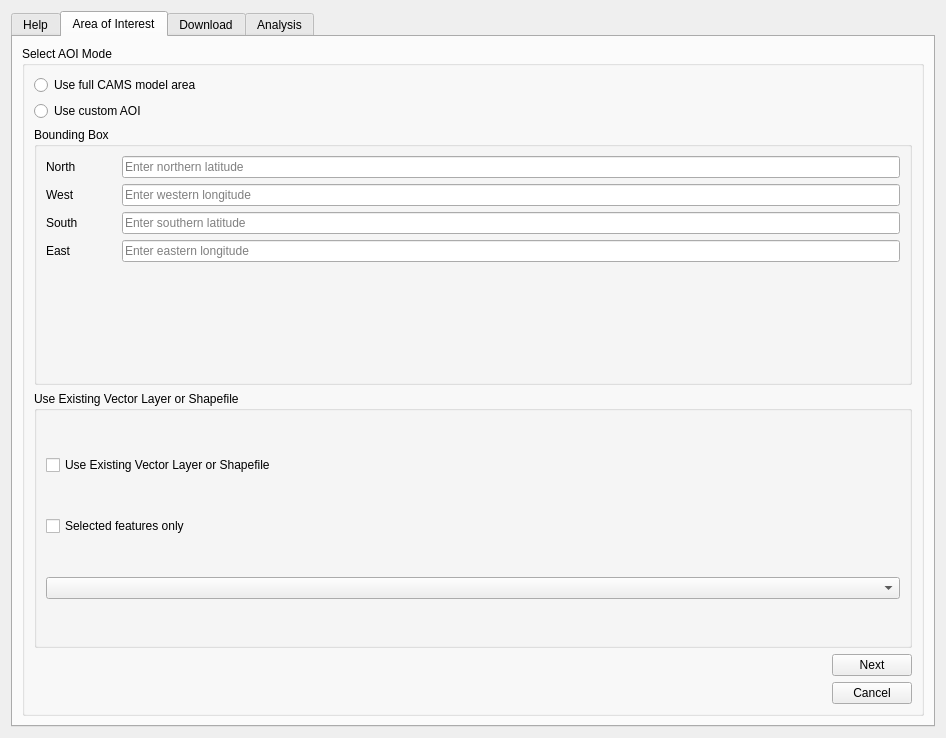
<?xml version="1.0" encoding="UTF-8"?>
<ui version="4.0">
 <class>CAMSDataManagerDialogBase</class>
 <widget class="QDialog" name="CAMSDataManagerDialogBase">
  <property name="geometry">
   <rect>
    <x>0</x>
    <y>0</y>
    <width>946</width>
    <height>738</height>
   </rect>
  </property>
  <property name="windowTitle">
   <string>CAMS Europe AQ Data Manager</string>
  </property>
  <layout class="QVBoxLayout" name="verticalLayout">
   <item>
    <widget class="QTabWidget" name="mainTabWidget">
     <property name="currentIndex">
      <number>1</number>
     </property>
     <widget class="QWidget" name="tabHelp">
      <attribute name="title">
       <string>Help</string>
      </attribute>
      <layout class="QGridLayout" name="gridLayout_4">
       <item row="0" column="0" colspan="3">
        <widget class="QTextEdit" name="textHelp">
         <property name="readOnly">
          <bool>true</bool>
         </property>
         <property name="html">
          <string>&lt;!DOCTYPE HTML PUBLIC &quot;-//W3C//DTD HTML 4.0//EN&quot; &quot;http://www.w3.org/TR/REC-html40/strict.dtd&quot;&gt;
&lt;html&gt;&lt;head&gt;&lt;meta name=&quot;qrichtext&quot; content=&quot;1&quot; /&gt;&lt;style type=&quot;text/css&quot;&gt;
p, li { white-space: pre-wrap; }
&lt;/style&gt;&lt;/head&gt;&lt;body style=&quot; font-family:'SimSun'; font-size:9pt; font-weight:400; font-style:normal;&quot;&gt;
&lt;p style=&quot; margin-top:0px; margin-bottom:0px; margin-left:0px; margin-right:0px; -qt-block-indent:0; text-indent:0px;&quot;&gt;&lt;span style=&quot; font-size:11pt;&quot;&gt;Welcome to the CAMS Europe AQ Data Manager Plugin!&lt;/span&gt;&lt;/p&gt;
&lt;p style=&quot; margin-top:0px; margin-bottom:0px; margin-left:0px; margin-right:0px; -qt-block-indent:0; text-indent:0px;&quot;&gt;&lt;span style=&quot; font-size:11pt;&quot;&gt;This plugin allows you to connect to the Copernicus Atmosphere Monitoring Service (CAMS) and download atmospheric data for use in QGIS.&lt;/span&gt;&lt;/p&gt;
&lt;p style=&quot;-qt-paragraph-type:empty; margin-top:0px; margin-bottom:0px; margin-left:0px; margin-right:0px; -qt-block-indent:0; text-indent:0px; font-size:11pt;&quot;&gt;&lt;br /&gt;&lt;/p&gt;
&lt;p style=&quot; margin-top:0px; margin-bottom:0px; margin-left:0px; margin-right:0px; -qt-block-indent:0; text-indent:0px;&quot;&gt;&lt;span style=&quot; font-size:11pt;&quot;&gt;1.Requirements:&lt;/span&gt;&lt;/p&gt;
&lt;p style=&quot; margin-top:0px; margin-bottom:0px; margin-left:0px; margin-right:0px; -qt-block-indent:0; text-indent:0px;&quot;&gt;&lt;span style=&quot; font-size:11pt;&quot;&gt;- QGIS installed&lt;/span&gt;&lt;/p&gt;
&lt;p style=&quot; margin-top:0px; margin-bottom:0px; margin-left:0px; margin-right:0px; -qt-block-indent:0; text-indent:0px;&quot;&gt;&lt;span style=&quot; font-size:11pt;&quot;&gt;- Python environment accessible to QGIS&lt;/span&gt;&lt;/p&gt;
&lt;p style=&quot; margin-top:0px; margin-bottom:0px; margin-left:0px; margin-right:0px; -qt-block-indent:0; text-indent:0px;&quot;&gt;&lt;span style=&quot; font-size:11pt;&quot;&gt;- Required packages:&lt;/span&gt;&lt;/p&gt;
&lt;p style=&quot; margin-top:0px; margin-bottom:0px; margin-left:0px; margin-right:0px; -qt-block-indent:0; text-indent:0px;&quot;&gt;&lt;span style=&quot; font-size:11pt;&quot;&gt;    pip install cdsapi pyproj rioxarray geopandas netCDF4 h5netcdf cftime h5py dask&lt;/span&gt;&lt;/p&gt;
&lt;p style=&quot;-qt-paragraph-type:empty; margin-top:0px; margin-bottom:0px; margin-left:0px; margin-right:0px; -qt-block-indent:0; text-indent:0px; font-size:11pt;&quot;&gt;&lt;br /&gt;&lt;/p&gt;
&lt;p style=&quot; margin-top:0px; margin-bottom:0px; margin-left:0px; margin-right:0px; -qt-block-indent:0; text-indent:0px;&quot;&gt;&lt;span style=&quot; font-size:11pt;&quot;&gt;2.How to Get Your API Key:&lt;/span&gt;&lt;/p&gt;
&lt;p style=&quot; margin-top:0px; margin-bottom:0px; margin-left:0px; margin-right:0px; -qt-block-indent:0; text-indent:0px;&quot;&gt;&lt;span style=&quot; font-size:11pt;&quot;&gt;To connect to the CAMS API, you need to get your personal access token.&lt;/span&gt;&lt;/p&gt;
&lt;p style=&quot; margin-top:0px; margin-bottom:0px; margin-left:0px; margin-right:0px; -qt-block-indent:0; text-indent:0px;&quot;&gt;&lt;span style=&quot; font-size:11pt;&quot;&gt;Follow these steps:&lt;/span&gt;&lt;/p&gt;
&lt;p style=&quot; margin-top:0px; margin-bottom:0px; margin-left:0px; margin-right:0px; -qt-block-indent:0; text-indent:0px;&quot;&gt;&lt;span style=&quot; font-size:11pt;&quot;&gt;1. Visit https://ads.atmosphere.copernicus.eu/&lt;/span&gt;&lt;/p&gt;
&lt;p style=&quot; margin-top:0px; margin-bottom:0px; margin-left:0px; margin-right:0px; -qt-block-indent:0; text-indent:0px;&quot;&gt;&lt;span style=&quot; font-size:11pt;&quot;&gt;2. Register or log in&lt;/span&gt;&lt;/p&gt;
&lt;p style=&quot; margin-top:0px; margin-bottom:0px; margin-left:0px; margin-right:0px; -qt-block-indent:0; text-indent:0px;&quot;&gt;&lt;span style=&quot; font-size:11pt;&quot;&gt;3. Click your username (top right corner), then click the “API” tab&lt;/span&gt;&lt;/p&gt;
&lt;p style=&quot; margin-top:0px; margin-bottom:0px; margin-left:0px; margin-right:0px; -qt-block-indent:0; text-indent:0px;&quot;&gt;&lt;span style=&quot; font-size:11pt;&quot;&gt;4. Click “Refresh API Token”&lt;/span&gt;&lt;/p&gt;
&lt;p style=&quot; margin-top:0px; margin-bottom:0px; margin-left:0px; margin-right:0px; -qt-block-indent:0; text-indent:0px;&quot;&gt;&lt;span style=&quot; font-size:11pt;&quot;&gt;5. Copy the newly generated token in this format:(for example:&lt;/span&gt;&lt;span style=&quot; font-size:11pt; font-weight:600;&quot;&gt;fb035dd1-804d-4b80-8cd0-61d31084ce2b&lt;/span&gt;&lt;span style=&quot; font-size:11pt;&quot;&gt;)&lt;/span&gt;&lt;/p&gt;
&lt;p style=&quot; margin-top:0px; margin-bottom:0px; margin-left:0px; margin-right:0px; -qt-block-indent:0; text-indent:0px;&quot;&gt;&lt;span style=&quot; font-size:11pt;&quot;&gt;6. Paste it into the plugin field and click “Save”&lt;/span&gt;&lt;/p&gt;
&lt;p style=&quot; margin-top:0px; margin-bottom:0px; margin-left:0px; margin-right:0px; -qt-block-indent:0; text-indent:0px;&quot;&gt;&lt;span style=&quot; font-size:11pt;&quot;&gt;⚠️ Important: Make sure to click “Refresh” before copying the token. Otherwise, it may be invalid.&lt;/span&gt;&lt;/p&gt;
&lt;p style=&quot;-qt-paragraph-type:empty; margin-top:0px; margin-bottom:0px; margin-left:0px; margin-right:0px; -qt-block-indent:0; text-indent:0px; font-size:11pt;&quot;&gt;&lt;br /&gt;&lt;/p&gt;
&lt;p style=&quot; margin-top:0px; margin-bottom:0px; margin-left:0px; margin-right:0px; -qt-block-indent:0; text-indent:0px;&quot;&gt;&lt;span style=&quot; font-size:11pt;&quot;&gt;3.Using the Plugin: &lt;/span&gt;&lt;/p&gt;
&lt;p style=&quot; margin-top:0px; margin-bottom:0px; margin-left:0px; margin-right:0px; -qt-block-indent:0; text-indent:0px;&quot;&gt;&lt;span style=&quot; font-size:11pt;&quot;&gt;- Step 1: Select your AOI (Area of Interest)&lt;/span&gt;&lt;/p&gt;
&lt;p style=&quot; margin-top:0px; margin-bottom:0px; margin-left:0px; margin-right:0px; -qt-block-indent:0; text-indent:0px;&quot;&gt;&lt;span style=&quot; font-size:11pt;&quot;&gt;- Step 2: Choose parameters (Variable, Model, Type, Level)&lt;/span&gt;&lt;/p&gt;
&lt;p style=&quot; margin-top:0px; margin-bottom:0px; margin-left:0px; margin-right:0px; -qt-block-indent:0; text-indent:0px;&quot;&gt;&lt;span style=&quot; font-size:11pt;&quot;&gt;- Step 3: Select date and output format&lt;/span&gt;&lt;/p&gt;
&lt;p style=&quot; margin-top:0px; margin-bottom:0px; margin-left:0px; margin-right:0px; -qt-block-indent:0; text-indent:0px;&quot;&gt;&lt;span style=&quot; font-size:11pt;&quot;&gt;- Step 4: Accept CAMS terms and conditions&lt;/span&gt;&lt;/p&gt;
&lt;p style=&quot; margin-top:0px; margin-bottom:0px; margin-left:0px; margin-right:0px; -qt-block-indent:0; text-indent:0px;&quot;&gt;&lt;span style=&quot; font-size:11pt;&quot;&gt;- Step 5: Click [Download]&lt;/span&gt;&lt;/p&gt;
&lt;p style=&quot; margin-top:0px; margin-bottom:0px; margin-left:0px; margin-right:0px; -qt-block-indent:0; text-indent:0px;&quot;&gt;&lt;span style=&quot; font-size:11pt;&quot;&gt;⚠️ Note: For now, only one month of data can be downloaded per click.&lt;/span&gt;&lt;/p&gt;
&lt;p style=&quot; margin-top:0px; margin-bottom:0px; margin-left:0px; margin-right:0px; -qt-block-indent:0; text-indent:0px;&quot;&gt;&lt;span style=&quot; font-size:11pt;&quot;&gt;To get multiple months, you can:&lt;/span&gt;&lt;/p&gt;
&lt;p style=&quot; margin-top:0px; margin-bottom:0px; margin-left:0px; margin-right:0px; -qt-block-indent:0; text-indent:0px;&quot;&gt;&lt;span style=&quot; font-size:11pt;&quot;&gt;- Click [Download] again after each download finishes, or&lt;/span&gt;&lt;/p&gt;
&lt;p style=&quot; margin-top:0px; margin-bottom:0px; margin-left:0px; margin-right:0px; -qt-block-indent:0; text-indent:0px;&quot;&gt;&lt;span style=&quot; font-size:11pt;&quot;&gt;- Use the CAMS ADS website: https://ads.atmosphere.copernicus.eu/datasets/cams-europe-air-quality-reanalyses?tab=download&lt;/span&gt;&lt;/p&gt;
&lt;p style=&quot;-qt-paragraph-type:empty; margin-top:0px; margin-bottom:0px; margin-left:0px; margin-right:0px; -qt-block-indent:0; text-indent:0px; font-size:11pt;&quot;&gt;&lt;br /&gt;&lt;/p&gt;
&lt;p style=&quot; margin-top:0px; margin-bottom:0px; margin-left:0px; margin-right:0px; -qt-block-indent:0; text-indent:0px;&quot;&gt;&lt;span style=&quot; font-size:11pt;&quot;&gt;4.Logs: Logs are saved in your home directory as: cams_plugin.log&lt;/span&gt;&lt;/p&gt;
&lt;p style=&quot;-qt-paragraph-type:empty; margin-top:0px; margin-bottom:0px; margin-left:0px; margin-right:0px; -qt-block-indent:0; text-indent:0px; font-size:11pt;&quot;&gt;&lt;br /&gt;&lt;/p&gt;
&lt;p style=&quot; margin-top:0px; margin-bottom:0px; margin-left:0px; margin-right:0px; -qt-block-indent:0; text-indent:0px;&quot;&gt;&lt;span style=&quot; font-size:11pt;&quot;&gt;If you need help, Please contact: zhanbin.wu@mail.polimi.it&lt;/span&gt;&lt;/p&gt;
&lt;p style=&quot;-qt-paragraph-type:empty; margin-top:0px; margin-bottom:0px; margin-left:0px; margin-right:0px; -qt-block-indent:0; text-indent:0px; font-size:11pt;&quot;&gt;&lt;br /&gt;&lt;/p&gt;&lt;/body&gt;&lt;/html&gt;</string>
         </property>
        </widget>
       </item>
       <item row="1" column="0">
        <widget class="QLabel" name="label_enter_key">
         <property name="text">
          <string>Please enter your KEY: </string>
         </property>
        </widget>
       </item>
       <item row="1" column="1">
        <widget class="QLineEdit" name="lineEdit_api_key"/>
       </item>
       <item row="1" column="2">
        <widget class="QPushButton" name="pushButton_save_key">
         <property name="text">
          <string>Save</string>
         </property>
        </widget>
       </item>
      </layout>
     </widget>
     <widget class="QWidget" name="tabAreaOfInterest">
      <attribute name="title">
       <string>Area of Interest</string>
      </attribute>
      <layout class="QVBoxLayout" name="verticalLayout_3">
       <item>
        <layout class="QVBoxLayout" name="verticalLayout_2">
         <item>
          <widget class="QGroupBox" name="groupAOIMode">
           <property name="title">
            <string>Select AOI Mode</string>
           </property>
           <layout class="QVBoxLayout" name="verticalLayout_5">
            <item>
             <widget class="QRadioButton" name="radioFullArea">
              <property name="text">
               <string>Use full CAMS model area</string>
              </property>
             </widget>
            </item>
            <item>
             <widget class="QRadioButton" name="radioCustomAOI">
              <property name="text">
               <string>Use custom AOI</string>
              </property>
             </widget>
            </item>
            <item>
             <widget class="QGroupBox" name="groupBoundingBox">
              <property name="title">
               <string>Bounding Box</string>
              </property>
              <layout class="QFormLayout" name="formLayout">
               <item row="0" column="0">
                <widget class="QLabel" name="labelNorth">
                 <property name="text">
                  <string>North            </string>
                 </property>
                </widget>
               </item>
               <item row="0" column="1">
                <widget class="QLineEdit" name="lineNorth">
                 <property name="text">
                  <string/>
                 </property>
                 <property name="placeholderText">
                  <string>Enter northern latitude</string>
                 </property>
                </widget>
               </item>
               <item row="1" column="0">
                <widget class="QLabel" name="labelWest">
                 <property name="text">
                  <string>West   </string>
                 </property>
                </widget>
               </item>
               <item row="1" column="1">
                <widget class="QLineEdit" name="lineWest">
                 <property name="placeholderText">
                  <string>Enter western longitude</string>
                 </property>
                </widget>
               </item>
               <item row="2" column="0">
                <widget class="QLabel" name="labelSouth">
                 <property name="text">
                  <string>South   </string>
                 </property>
                </widget>
               </item>
               <item row="2" column="1">
                <widget class="QLineEdit" name="lineSouth">
                 <property name="placeholderText">
                  <string>Enter southern latitude</string>
                 </property>
                </widget>
               </item>
               <item row="3" column="0">
                <widget class="QLabel" name="labelEast">
                 <property name="text">
                  <string>East   </string>
                 </property>
                </widget>
               </item>
               <item row="3" column="1">
                <widget class="QLineEdit" name="lineEast">
                 <property name="placeholderText">
                  <string>Enter eastern longitude</string>
                 </property>
                </widget>
               </item>
              </layout>
             </widget>
            </item>
            <item>
             <widget class="QGroupBox" name="groupShapeFile">
              <property name="title">
               <string>Use Existing Vector Layer or Shapefile</string>
              </property>
              <layout class="QVBoxLayout" name="verticalLayout_4">
               <item>
                <widget class="QCheckBox" name="checkUseShapefile">
                 <property name="text">
                  <string>Use Existing Vector Layer or Shapefile</string>
                 </property>
                </widget>
               </item>
               <item>
                <widget class="QCheckBox" name="checkBoxSelectedOnly">
                 <property name="text">
                  <string>Selected features only</string>
                 </property>
                </widget>
               </item>
               <item>
                <widget class="QComboBox" name="comboShapeFile"/>
               </item>
              </layout>
             </widget>
            </item>
            <item alignment="Qt::AlignRight">
             <widget class="QPushButton" name="btnNext">
              <property name="text">
               <string>Next</string>
              </property>
             </widget>
            </item>
            <item alignment="Qt::AlignRight">
             <widget class="QPushButton" name="btnCancel">
              <property name="text">
               <string>Cancel</string>
              </property>
             </widget>
            </item>
           </layout>
          </widget>
         </item>
        </layout>
       </item>
      </layout>
     </widget>
     <widget class="QWidget" name="tabDownloadOptions">
      <attribute name="title">
       <string>Download</string>
      </attribute>
      <layout class="QVBoxLayout" name="verticalLayout_6">
       <item>
        <widget class="QGroupBox" name="groupParamSettings">
         <property name="title">
          <string>Download Parameters</string>
         </property>
         <layout class="QFormLayout" name="formLayout_2">
          <item row="0" column="0">
           <widget class="QLabel" name="labelVariable">
            <property name="text">
             <string>Variable          </string>
            </property>
           </widget>
          </item>
          <item row="0" column="1">
           <widget class="QComboBox" name="comboVariable"/>
          </item>
          <item row="1" column="0">
           <widget class="QLabel" name="labelModel">
            <property name="text">
             <string>Model</string>
            </property>
           </widget>
          </item>
          <item row="1" column="1">
           <widget class="QComboBox" name="comboModel"/>
          </item>
          <item row="2" column="0">
           <widget class="QLabel" name="labelLevel">
            <property name="text">
             <string>Level</string>
            </property>
           </widget>
          </item>
          <item row="2" column="1">
           <widget class="QComboBox" name="comboLevel"/>
          </item>
          <item row="3" column="0">
           <widget class="QLabel" name="labelType">
            <property name="text">
             <string>Type</string>
            </property>
           </widget>
          </item>
          <item row="3" column="1">
           <widget class="QComboBox" name="comboType"/>
          </item>
         </layout>
        </widget>
       </item>
       <item>
        <widget class="QGroupBox" name="groupTimeSelection">
         <property name="title">
          <string>Time Selection</string>
         </property>
         <layout class="QHBoxLayout" name="horizontalLayout">
          <item>
           <widget class="QGroupBox" name="groupYearSelection">
            <property name="title">
             <string>Year</string>
            </property>
            <layout class="QGridLayout" name="gridLayout">
             <item row="0" column="0">
              <widget class="QCheckBox" name="checkYear2013">
               <property name="text">
                <string>2013</string>
               </property>
              </widget>
             </item>
             <item row="0" column="1">
              <widget class="QCheckBox" name="checkYear2014">
               <property name="text">
                <string>2014</string>
               </property>
              </widget>
             </item>
             <item row="0" column="2">
              <widget class="QCheckBox" name="checkYear2015">
               <property name="text">
                <string>2015</string>
               </property>
              </widget>
             </item>
             <item row="0" column="3">
              <widget class="QCheckBox" name="checkYear2016">
               <property name="text">
                <string>2016</string>
               </property>
              </widget>
             </item>
             <item row="1" column="0">
              <widget class="QCheckBox" name="checkYear2017">
               <property name="text">
                <string>2017</string>
               </property>
              </widget>
             </item>
             <item row="1" column="1">
              <widget class="QCheckBox" name="checkYear2018">
               <property name="text">
                <string>2018</string>
               </property>
              </widget>
             </item>
             <item row="1" column="2">
              <widget class="QCheckBox" name="checkYear2019">
               <property name="text">
                <string>2019</string>
               </property>
              </widget>
             </item>
             <item row="1" column="3">
              <widget class="QCheckBox" name="checkYear2020">
               <property name="text">
                <string>2020</string>
               </property>
              </widget>
             </item>
             <item row="2" column="0">
              <widget class="QCheckBox" name="checkYear2021">
               <property name="text">
                <string>2021</string>
               </property>
              </widget>
             </item>
             <item row="2" column="1">
              <widget class="QCheckBox" name="checkYear2022">
               <property name="text">
                <string>2022</string>
               </property>
              </widget>
             </item>
             <item row="2" column="2">
              <widget class="QCheckBox" name="checkYear2023">
               <property name="text">
                <string>2023</string>
               </property>
              </widget>
             </item>
            </layout>
           </widget>
          </item>
          <item>
           <widget class="QGroupBox" name="groupMonthSelection">
            <property name="title">
             <string>Month</string>
            </property>
            <layout class="QGridLayout" name="gridLayout_2">
             <item row="0" column="0">
              <widget class="QCheckBox" name="checkMonth01">
               <property name="text">
                <string>01</string>
               </property>
              </widget>
             </item>
             <item row="0" column="1">
              <widget class="QCheckBox" name="checkMonth02">
               <property name="text">
                <string>02</string>
               </property>
              </widget>
             </item>
             <item row="0" column="2">
              <widget class="QCheckBox" name="checkMonth03">
               <property name="text">
                <string>03</string>
               </property>
              </widget>
             </item>
             <item row="0" column="3">
              <widget class="QCheckBox" name="checkMonth04">
               <property name="text">
                <string>04</string>
               </property>
              </widget>
             </item>
             <item row="1" column="0">
              <widget class="QCheckBox" name="checkMonth05">
               <property name="text">
                <string>05</string>
               </property>
              </widget>
             </item>
             <item row="1" column="1">
              <widget class="QCheckBox" name="checkMonth06">
               <property name="text">
                <string>06</string>
               </property>
              </widget>
             </item>
             <item row="1" column="2">
              <widget class="QCheckBox" name="checkMonth07">
               <property name="text">
                <string>07</string>
               </property>
              </widget>
             </item>
             <item row="1" column="3">
              <widget class="QCheckBox" name="checkMonth08">
               <property name="text">
                <string>08</string>
               </property>
              </widget>
             </item>
             <item row="2" column="0">
              <widget class="QCheckBox" name="checkMonth09">
               <property name="text">
                <string>09</string>
               </property>
              </widget>
             </item>
             <item row="2" column="1">
              <widget class="QCheckBox" name="checkMonth10">
               <property name="text">
                <string>10</string>
               </property>
              </widget>
             </item>
             <item row="2" column="2">
              <widget class="QCheckBox" name="checkMonth11">
               <property name="text">
                <string>11</string>
               </property>
              </widget>
             </item>
             <item row="2" column="3">
              <widget class="QCheckBox" name="checkMonth12">
               <property name="text">
                <string>12</string>
               </property>
              </widget>
             </item>
            </layout>
           </widget>
          </item>
         </layout>
        </widget>
       </item>
       <item>
        <widget class="QGroupBox" name="groupAgreement">
         <property name="title">
          <string>Terms and Conditions</string>
         </property>
         <layout class="QVBoxLayout" name="verticalLayout_7">
          <item>
           <widget class="QCheckBox" name="checkAgreement">
            <property name="text">
             <string>I agree to the Terms and Conditions</string>
            </property>
            <property name="checked">
             <bool>true</bool>
            </property>
            <property name="openExternalLinks" stdset="0">
             <bool>true</bool>
            </property>
           </widget>
          </item>
          <item>
           <widget class="QPushButton" name="btnViewTerms">
            <property name="text">
             <string>View Terms and Conditions</string>
            </property>
           </widget>
          </item>
         </layout>
        </widget>
       </item>
       <item>
        <widget class="QGroupBox" name="groupDownloadControls">
         <property name="title">
          <string>Download Controls</string>
         </property>
         <layout class="QGridLayout" name="gridLayout_3">
          <item row="0" column="0">
           <widget class="QLabel" name="labelFolder">
            <property name="text">
             <string>Download Folder</string>
            </property>
           </widget>
          </item>
          <item row="0" column="1">
           <widget class="QLineEdit" name="lineFolder"/>
          </item>
          <item row="1" column="1">
           <widget class="QPushButton" name="btnBrowse">
            <property name="text">
             <string>Browse...</string>
            </property>
           </widget>
          </item>
          <item row="2" column="0">
           <widget class="QPushButton" name="btnDownload">
            <property name="text">
             <string>Download</string>
            </property>
           </widget>
          </item>
          <item row="2" column="1">
           <widget class="QProgressBar" name="progressBar">
            <property name="value">
             <number>24</number>
            </property>
           </widget>
          </item>
          <item row="3" column="1">
           <widget class="QPushButton" name="btnCancelDownload">
            <property name="text">
             <string>Close</string>
            </property>
           </widget>
          </item>
         </layout>
        </widget>
       </item>
      </layout>
     </widget>
     <widget class="QWidget" name="tabAnalysisResults">
      <attribute name="title">
       <string>Analysis</string>
      </attribute>
      <layout class="QVBoxLayout" name="verticalLayout_8">
       <item>
        <widget class="QGroupBox" name="groupTemporal">
         <property name="title">
          <string>Temporal Aggregation</string>
         </property>
         <widget class="QListWidget" name="listNetcdfLayers">
          <property name="geometry">
           <rect>
            <x>10</x>
            <y>40</y>
            <width>461</width>
            <height>171</height>
           </rect>
          </property>
          <property name="selectionMode">
           <enum>QAbstractItemView::MultiSelection</enum>
          </property>
         </widget>
         <widget class="QLabel" name="labelSelectLayers">
          <property name="geometry">
           <rect>
            <x>10</x>
            <y>22</y>
            <width>711</width>
            <height>16</height>
           </rect>
          </property>
          <property name="text">
           <string>Select NetCDF Layers:( Note: Sources: Downloaded files + QGIS layers.)</string>
          </property>
         </widget>
         <widget class="QLabel" name="labelAggType">
          <property name="geometry">
           <rect>
            <x>490</x>
            <y>50</y>
            <width>131</width>
            <height>16</height>
           </rect>
          </property>
          <property name="text">
           <string>Aggregation Type:</string>
          </property>
         </widget>
         <widget class="QComboBox" name="comboAggType">
          <property name="geometry">
           <rect>
            <x>610</x>
            <y>50</y>
            <width>91</width>
            <height>20</height>
           </rect>
          </property>
          <item>
           <property name="text">
            <string>Daily</string>
           </property>
          </item>
          <item>
           <property name="text">
            <string>Weekly</string>
           </property>
          </item>
          <item>
           <property name="text">
            <string>Monthly</string>
           </property>
          </item>
          <item>
           <property name="text">
            <string>Quarterly</string>
           </property>
          </item>
          <item>
           <property name="text">
            <string>Yearly</string>
           </property>
          </item>
         </widget>
         <widget class="QCheckBox" name="checkLoadToQgis">
          <property name="geometry">
           <rect>
            <x>490</x>
            <y>80</y>
            <width>351</width>
            <height>16</height>
           </rect>
          </property>
          <property name="text">
           <string>Load result into QGIS after aggregation</string>
          </property>
         </widget>
         <widget class="QLabel" name="labelOutputPath">
          <property name="geometry">
           <rect>
            <x>490</x>
            <y>100</y>
            <width>201</width>
            <height>16</height>
           </rect>
          </property>
          <property name="text">
           <string>Output File:</string>
          </property>
         </widget>
         <widget class="QLineEdit" name="lineOutputPath">
          <property name="geometry">
           <rect>
            <x>490</x>
            <y>120</y>
            <width>311</width>
            <height>20</height>
           </rect>
          </property>
         </widget>
         <widget class="QPushButton" name="btnBrowseOutput">
          <property name="geometry">
           <rect>
            <x>810</x>
            <y>120</y>
            <width>71</width>
            <height>23</height>
           </rect>
          </property>
          <property name="text">
           <string>Browse...</string>
          </property>
         </widget>
         <widget class="QPushButton" name="btnAggregate">
          <property name="geometry">
           <rect>
            <x>490</x>
            <y>150</y>
            <width>101</width>
            <height>23</height>
           </rect>
          </property>
          <property name="text">
           <string>Aggregate</string>
          </property>
         </widget>
         <widget class="QProgressBar" name="progressBarAgg">
          <property name="geometry">
           <rect>
            <x>540</x>
            <y>190</y>
            <width>351</width>
            <height>20</height>
           </rect>
          </property>
          <property name="value">
           <number>0</number>
          </property>
         </widget>
         <widget class="QLabel" name="labelProgress">
          <property name="geometry">
           <rect>
            <x>490</x>
            <y>190</y>
            <width>61</width>
            <height>16</height>
           </rect>
          </property>
          <property name="text">
           <string>Progress:</string>
          </property>
         </widget>
        </widget>
       </item>
       <item>
        <widget class="QGroupBox" name="groupStatistics">
         <property name="title">
          <string>Compute Statistics</string>
         </property>
         <widget class="QLabel" name="labelSelectLayer">
          <property name="geometry">
           <rect>
            <x>20</x>
            <y>40</y>
            <width>171</width>
            <height>16</height>
           </rect>
          </property>
          <property name="text">
           <string>Select a NetCDF layer:</string>
          </property>
         </widget>
         <widget class="QComboBox" name="comboStatsLayer">
          <property name="geometry">
           <rect>
            <x>200</x>
            <y>40</y>
            <width>561</width>
            <height>20</height>
           </rect>
          </property>
         </widget>
         <widget class="QCheckBox" name="checkMean">
          <property name="geometry">
           <rect>
            <x>20</x>
            <y>80</y>
            <width>101</width>
            <height>16</height>
           </rect>
          </property>
          <property name="text">
           <string>Mean</string>
          </property>
         </widget>
         <widget class="QCheckBox" name="checkMax">
          <property name="geometry">
           <rect>
            <x>20</x>
            <y>106</y>
            <width>111</width>
            <height>16</height>
           </rect>
          </property>
          <property name="text">
           <string>Maximum</string>
          </property>
         </widget>
         <widget class="QCheckBox" name="checkMin">
          <property name="geometry">
           <rect>
            <x>20</x>
            <y>128</y>
            <width>111</width>
            <height>16</height>
           </rect>
          </property>
          <property name="text">
           <string>Minimum</string>
          </property>
         </widget>
         <widget class="QCheckBox" name="checkStd">
          <property name="geometry">
           <rect>
            <x>20</x>
            <y>150</y>
            <width>111</width>
            <height>16</height>
           </rect>
          </property>
          <property name="text">
           <string>Std. Dev</string>
          </property>
         </widget>
         <widget class="QPushButton" name="btnRunStats">
          <property name="geometry">
           <rect>
            <x>20</x>
            <y>180</y>
            <width>151</width>
            <height>23</height>
           </rect>
          </property>
          <property name="text">
           <string>Run Statistics</string>
          </property>
         </widget>
         <widget class="QTextEdit" name="textStatsResult">
          <property name="geometry">
           <rect>
            <x>200</x>
            <y>80</y>
            <width>561</width>
            <height>131</height>
           </rect>
          </property>
         </widget>
        </widget>
       </item>
       <item>
        <widget class="QGroupBox" name="groupBivariate">
         <property name="title">
          <string>Bivariate Statistics</string>
         </property>
         <widget class="QLabel" name="labelPrimaryVar">
          <property name="geometry">
           <rect>
            <x>20</x>
            <y>40</y>
            <width>161</width>
            <height>16</height>
           </rect>
          </property>
          <property name="text">
           <string>Primary Variable:</string>
          </property>
         </widget>
         <widget class="QLabel" name="labelSecondaryVar">
          <property name="geometry">
           <rect>
            <x>20</x>
            <y>70</y>
            <width>161</width>
            <height>16</height>
           </rect>
          </property>
          <property name="text">
           <string>Secondary Variable:</string>
          </property>
         </widget>
         <widget class="QLabel" name="labelAnalysisMethod">
          <property name="geometry">
           <rect>
            <x>20</x>
            <y>100</y>
            <width>161</width>
            <height>16</height>
           </rect>
          </property>
          <property name="text">
           <string>Analysis Method:</string>
          </property>
         </widget>
         <widget class="QComboBox" name="comboPrimaryVar">
          <property name="geometry">
           <rect>
            <x>210</x>
            <y>40</y>
            <width>481</width>
            <height>22</height>
           </rect>
          </property>
         </widget>
         <widget class="QComboBox" name="comboSecondaryVar">
          <property name="geometry">
           <rect>
            <x>210</x>
            <y>70</y>
            <width>481</width>
            <height>22</height>
           </rect>
          </property>
         </widget>
         <widget class="QComboBox" name="comboAnalysisMethod">
          <property name="geometry">
           <rect>
            <x>210</x>
            <y>100</y>
            <width>481</width>
            <height>22</height>
           </rect>
          </property>
          <item>
           <property name="text">
            <string>Correlation</string>
           </property>
          </item>
          <item>
           <property name="text">
            <string>Linear Regression</string>
           </property>
          </item>
          <item>
           <property name="text">
            <string>Classification Accuracy</string>
           </property>
          </item>
         </widget>
         <widget class="QPushButton" name="btnRunBivariate">
          <property name="geometry">
           <rect>
            <x>10</x>
            <y>150</y>
            <width>131</width>
            <height>23</height>
           </rect>
          </property>
          <property name="text">
           <string>Run Analysis</string>
          </property>
         </widget>
         <widget class="QTextEdit" name="textBivariateResult">
          <property name="geometry">
           <rect>
            <x>210</x>
            <y>130</y>
            <width>481</width>
            <height>81</height>
           </rect>
          </property>
         </widget>
        </widget>
       </item>
      </layout>
     </widget>
    </widget>
   </item>
  </layout>
 </widget>
 <resources/>
 <connections/>
</ui>
